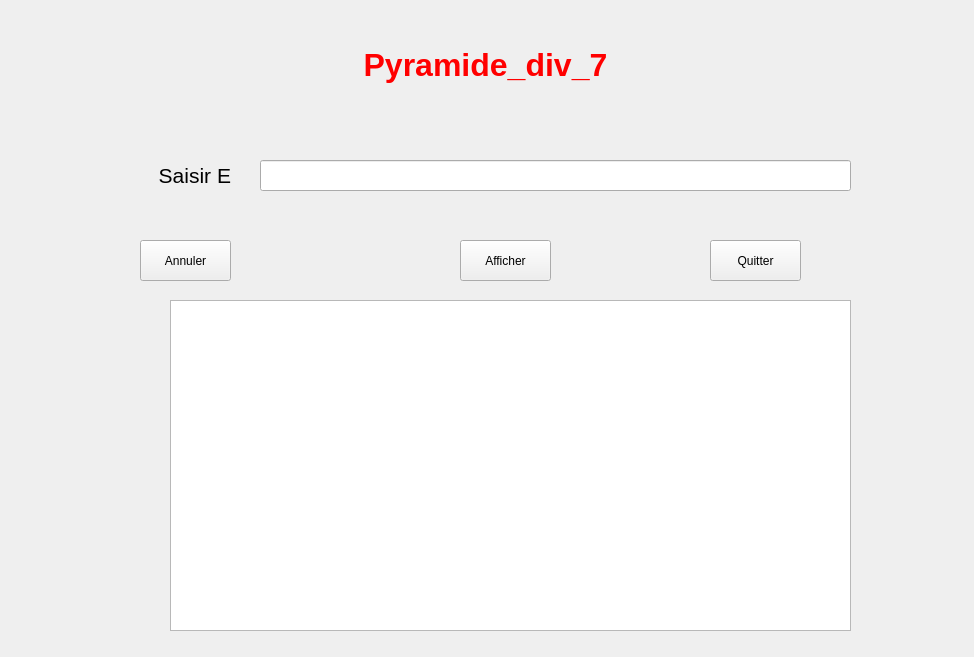
<?xml version="1.0" encoding="UTF-8"?>
<ui version="4.0">
 <class>Form</class>
 <widget class="QWidget" name="Form">
  <property name="geometry">
   <rect>
    <x>0</x>
    <y>0</y>
    <width>974</width>
    <height>657</height>
   </rect>
  </property>
  <property name="windowTitle">
   <string>Pyramide</string>
  </property>
  <widget class="QLabel" name="label">
   <property name="geometry">
    <rect>
     <x>30</x>
     <y>40</y>
     <width>911</width>
     <height>51</height>
    </rect>
   </property>
   <property name="font">
    <font>
     <pointsize>24</pointsize>
     <bold>true</bold>
    </font>
   </property>
   <property name="text">
    <string>&lt;html&gt;&lt;head/&gt;&lt;body&gt;&lt;p&gt;&lt;span style=&quot; color:#ff0000;&quot;&gt;Pyramide_div_7&lt;/span&gt;&lt;/p&gt;&lt;/body&gt;&lt;/html&gt;</string>
   </property>
   <property name="alignment">
    <set>Qt::AlignCenter</set>
   </property>
  </widget>
  <widget class="QLabel" name="label_2">
   <property name="geometry">
    <rect>
     <x>30</x>
     <y>160</y>
     <width>201</width>
     <height>31</height>
    </rect>
   </property>
   <property name="font">
    <font>
     <pointsize>16</pointsize>
    </font>
   </property>
   <property name="text">
    <string>Saisir E</string>
   </property>
   <property name="alignment">
    <set>Qt::AlignRight|Qt::AlignTrailing|Qt::AlignVCenter</set>
   </property>
  </widget>
  <widget class="QLineEdit" name="Einput">
   <property name="geometry">
    <rect>
     <x>260</x>
     <y>160</y>
     <width>591</width>
     <height>31</height>
    </rect>
   </property>
  </widget>
  <widget class="QPushButton" name="BtnA">
   <property name="geometry">
    <rect>
     <x>140</x>
     <y>240</y>
     <width>91</width>
     <height>41</height>
    </rect>
   </property>
   <property name="text">
    <string>Annuler</string>
   </property>
  </widget>
  <widget class="QPushButton" name="BtnF">
   <property name="geometry">
    <rect>
     <x>460</x>
     <y>240</y>
     <width>91</width>
     <height>41</height>
    </rect>
   </property>
   <property name="text">
    <string>Afficher</string>
   </property>
  </widget>
  <widget class="QPushButton" name="BtnQ">
   <property name="geometry">
    <rect>
     <x>710</x>
     <y>240</y>
     <width>91</width>
     <height>41</height>
    </rect>
   </property>
   <property name="text">
    <string>Quitter</string>
   </property>
  </widget>
  <widget class="QListWidget" name="ListV">
   <property name="geometry">
    <rect>
     <x>170</x>
     <y>300</y>
     <width>681</width>
     <height>331</height>
    </rect>
   </property>
   <property name="textElideMode">
    <enum>Qt::ElideRight</enum>
   </property>
   <property name="itemAlignment">
    <set>Qt::AlignHCenter</set>
   </property>
  </widget>
 </widget>
 <resources/>
 <connections/>
</ui>
